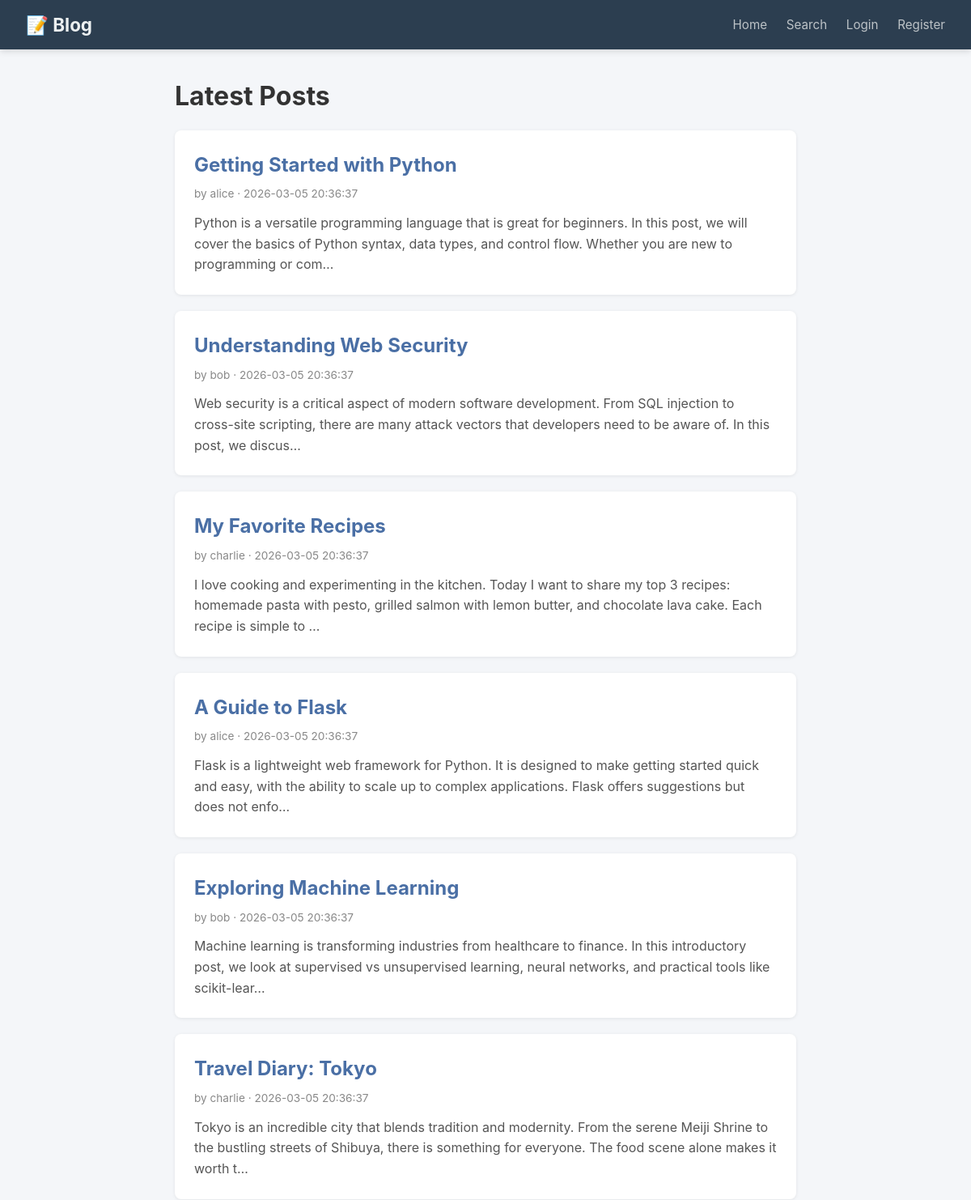
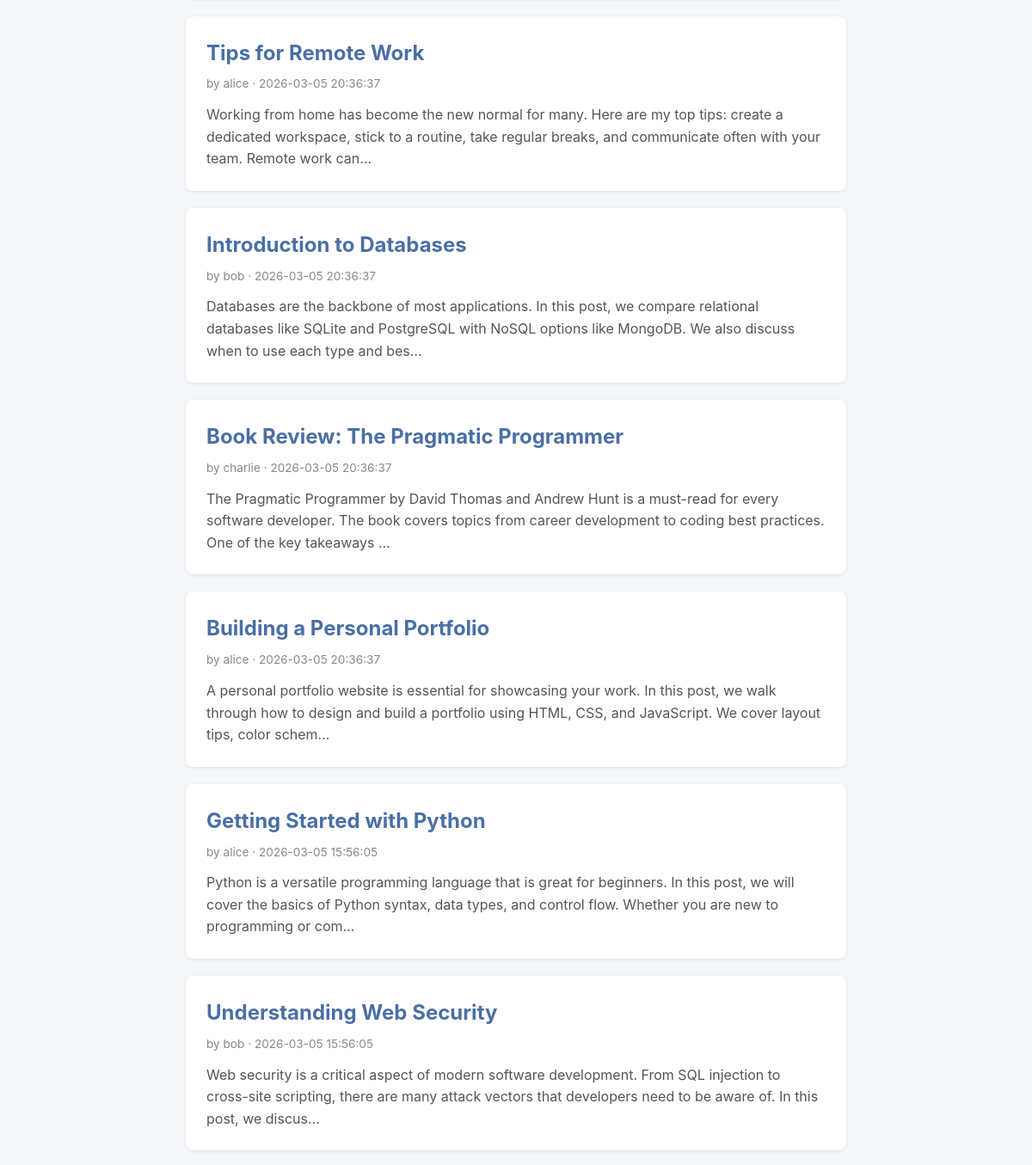
Before: / (upper part) with the older database file (2 pictures, top to bottom).
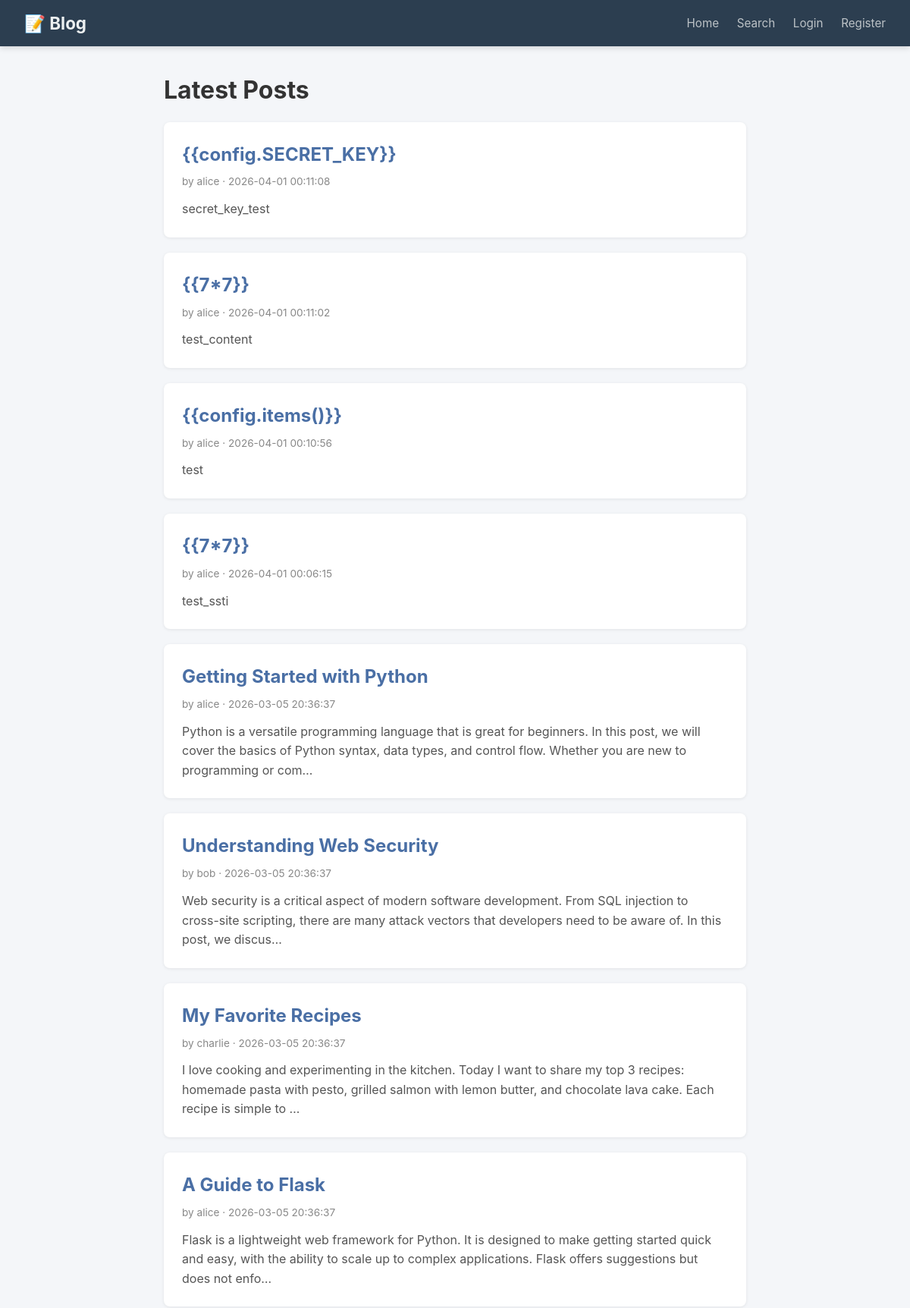
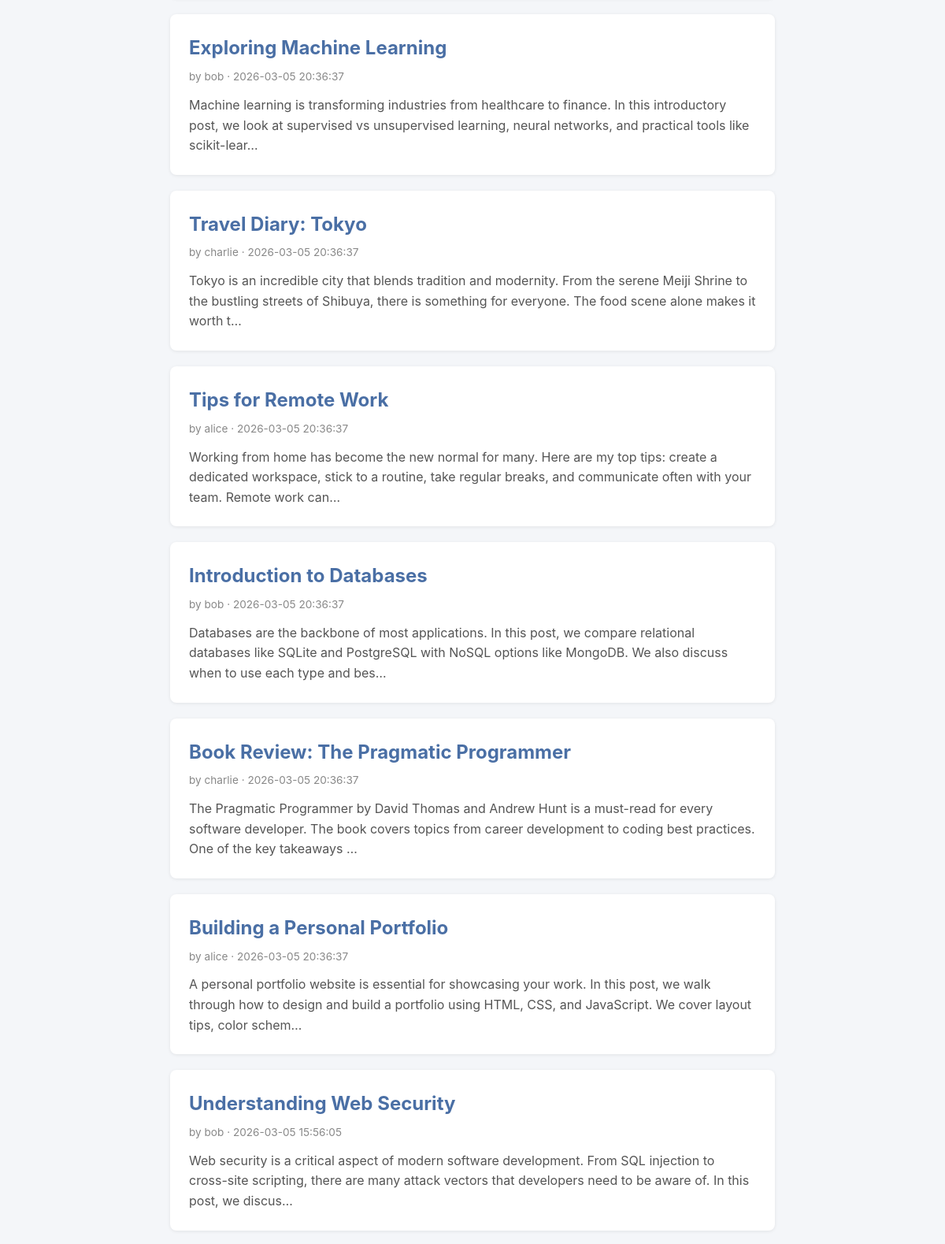
After: the same page with the newer database file (2 pictures, top to bottom).
### tables this page shows
CREATE TABLE posts (
            id INTEGER PRIMARY KEY AUTOINCREMENT,
            title TEXT NOT NULL,
            content TEXT NOT NULL,
            author_id INTEGER NOT NULL,
            created_at TIMESTAMP DEFAULT CURRENT_TIMESTAMP,
            FOREIGN KEY (author_id) REFERENCES users (id)
        );

CREATE TABLE users (
            id INTEGER PRIMARY KEY AUTOINCREMENT,
            username TEXT UNIQUE NOT NULL,
            password TEXT NOT NULL,
            created_at TIMESTAMP DEFAULT CURRENT_TIMESTAMP
        );

### app.py (the view)
@app.route('/')
def index():
    posts = get_all_posts()
    user = get_current_user()
    return render_template('index.html', posts=posts, user=user)

### app.py (called while the page is built)
def get_current_user():
    user_id = session.get('user_id')
    if user_id:
        return get_user_by_id(user_id)
    return None

### database.py (called while the page is built)
def get_db():
    conn = sqlite3.connect(DATABASE)
    conn.row_factory = sqlite3.Row
    return conn

def get_all_posts():
    conn = get_db()
    posts = conn.execute('''
        SELECT posts.*, users.username as author_name
        FROM posts
        JOIN users ON posts.author_id = users.id
        ORDER BY posts.created_at DESC
    ''').fetchall()
    conn.close()
    return posts

### templates/index.html (shortened to what this page needs)
{% extends 'base.html' %}
{% block content %}
<h1 class="mb-1">Latest Posts</h1>
{% if posts %}
{% for post in posts %}
<div class="card">
    <h2><a href="{{ url_for('view_post', post_id=post['id']) }}">{{ post['title'] }}</a></h2>
    <div class="meta">by {{ post['author_name'] }} &middot; {{ post['created_at'] }}</div>
    <p>{{ post['content'][:200] }}{% if post['content']|length > 200 %}&hellip;{% endif %}</p>
</div>
{% endfor %}
{% else %}
<div class="card text-center">
    <p>No posts yet. {% if user %}<a href="{{ url_for('new_post') }}">Write one!</a>{% else %}<a
            href="{{ url_for('login') }}">Log in</a> to create a post.{% endif %}</p>
</div>
{% endif %}
{% endblock %}

### templates/base.html (shortened to what this page needs)
<!DOCTYPE html>
<html lang="en">
<head>
</head>
<body>
    <header>
        <a href="{{ url_for('index') }}" class="brand">📝 Blog</a>
        <nav>
            <a href="{{ url_for('index') }}">Home</a>
            <a href="{{ url_for('search') }}">Search</a>
            {% if user %}
            <a href="{{ url_for('new_post') }}">New Post</a>
            <a href="{{ url_for('logout') }}">Logout ({{ user['username'] }})</a>
            {% else %}
            <a href="{{ url_for('login') }}">Login</a>
            <a href="{{ url_for('register') }}">Register</a>
            {% endif %}
        </nav>
    </header>
    <div class="container">
        {% block content %}{% endblock %}
    </div>
</body>
</html>

### templates/base.html (style rules this page uses)
*, *::before, *::after { box-sizing: border-box; margin: 0; padding: 0; }
body { font-family: -apple-system, BlinkMacSystemFont, 'Segoe UI', Roboto, Oxygen, Ubuntu, Cantarell, 'Open Sans', 'Helvetica Neue', sans-serif; background: #f4f6f9; color: #333; line-height: 1.6; }
a { color: #4a6fa5; text-decoration: none; }
header { background: #2c3e50; color: #ecf0f1; padding: 0.8rem 2rem; display: flex; justify-content: space-between; align-items: center; box-shadow: 0 2px 8px rgba(0, 0, 0, 0.15); }
header .brand { font-size: 1.4rem; font-weight: 700; color: #ecf0f1; }
header nav a { color: #bdc3c7; margin-left: 1.2rem; font-size: 0.95rem; transition: color 0.2s; }
.container { max-width: 800px; margin: 2rem auto; padding: 0 1rem; }
.card { background: #fff; border-radius: 8px; box-shadow: 0 1px 4px rgba(0, 0, 0, 0.08); padding: 1.5rem; margin-bottom: 1.25rem; }
.card h2 { margin-bottom: 0.4rem; }
.card .meta { font-size: 0.85rem; color: #888; margin-bottom: 0.75rem; }
.card p { color: #555; }
.mb-1 { margin-bottom: 1rem; }

Changed rows visible on the page:
removed posts: title "Getting Started with Python", author_name "alice", created_at "2026-03-05 15:56:05", content "Python is a versatile programming language that is great for beginners. In this post, we will cover the basics of Python syntax, data types, and control flow. Whether you are new to programming or com"
added posts: title "{{config.SECRET_KEY}}", author_name "alice", created_at "2026-04-01 00:11:08", content "secret_key_test"
added posts: title "{{7*7}}", author_name "alice", created_at "2026-04-01 00:11:02", content "test_content"
added posts: title "{{config.items()}}", author_name "alice", created_at "2026-04-01 00:10:56", content "test"
added posts: title "{{7*7}}", author_name "alice", created_at "2026-04-01 00:06:15", content "test_ssti"
